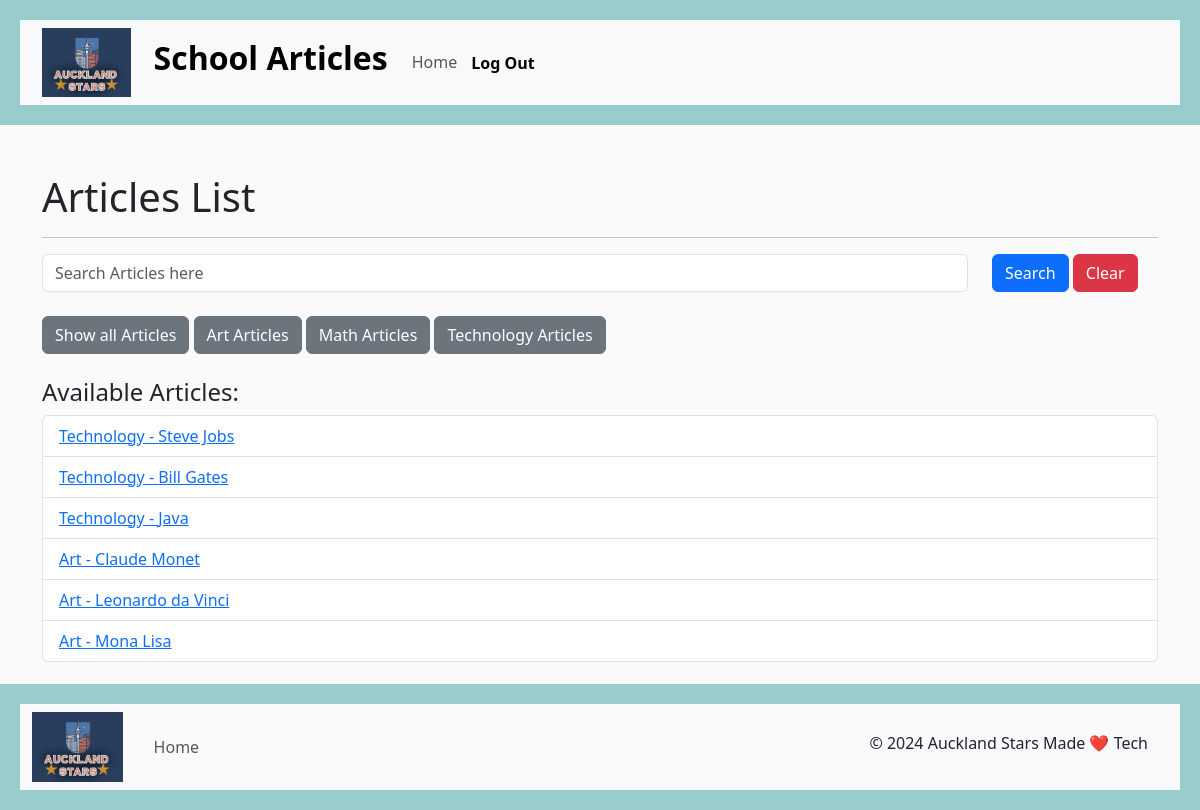
Before: /articles (signed in) with the older database file.
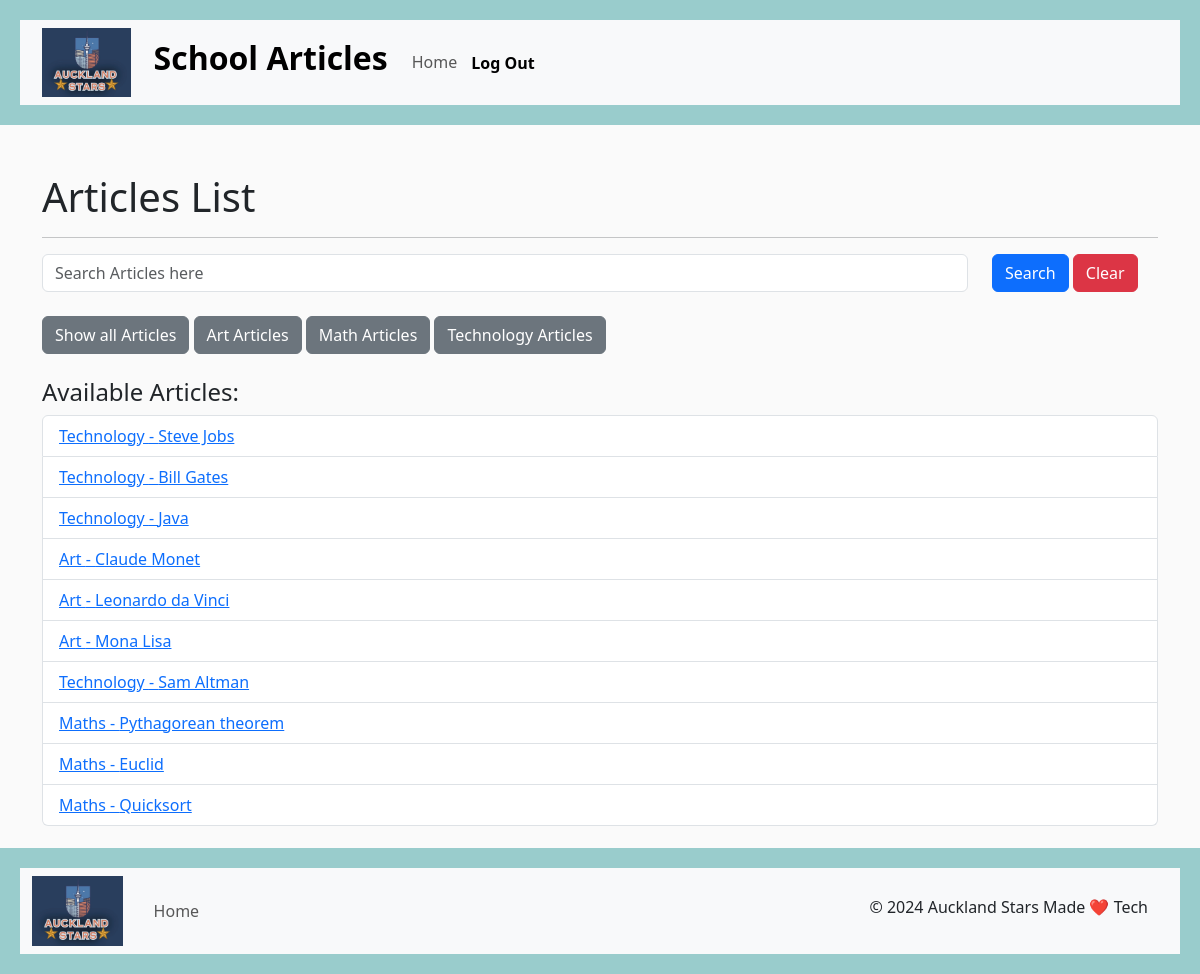
After: the same page with the newer database file.
### Category/models.py (models this page shows, shortened)
class Article(models.Model):
    category = models.ForeignKey(Category, on_delete=models.CASCADE)
    type = models.CharField(max_length=50)
    name = models.CharField(max_length=100, null=True, blank=True)
    born = models.CharField(null=True, blank=True,max_length=50)
    died = models.CharField(null=True, blank=True,max_length=50)
    nationality = models.CharField(max_length=50, null=True, blank=True)
    known_for = models.CharField(max_length=200, null=True, blank=True)
    notable_work = models.CharField(max_length=100, null=True, blank=True)
    about = models.TextField()
    year = models.CharField(null=True, blank=True,max_length=10)
    medium = models.CharField(max_length=50, null=True, blank=True)
    dimensions = models.CharField(max_length=50, null=True, blank=True)
    location = models.CharField(max_length=50, null=True, blank=True)
    designed_by = models.CharField(max_length=50, null=True, blank=True)
    developer = models.CharField(max_length=50, null=True, blank=True)

class Category(models.Model):
    name = models.CharField(max_length=50)

### Category/views.py (the view)
# urls.py: path('articles', views.ArticleListView.as_view(), name='articles'),
class ArticleListView(LoginRequiredMixin, ListView):
    model = Article
    template_name = 'Category/articles/articles.html'
    login_url = 'accounts/login/'
    def get_queryset(self):
        queryset = super().get_queryset()
        query = self.request.GET.get('q')
        category = self.request.GET.get('category', 'all')
        if query:
            queryset = queryset.filter(name__icontains=query)
        if category and category != 'all':
            queryset = queryset.filter(category__name__iexact=category)
        return queryset
    def get_context_data(self, **kwargs):
        context = super().get_context_data(**kwargs)
        context['current_category'] = self.request.GET.get('category', 'all')
        return context

### Category/templatetags/custom_tags.py (called while the page is built)
@register.filter(name='has_group')
def has_group(user, group_name):
    return user.groups.filter(name=group_name).exists()

### Category/templates/Category/articles/articles.html (shortened to what this page needs)
{% extends "base.html" %}
{% block content %}
    <h1>Articles List</h1>
    {% load custom_tags %}
<hr>
<form method="get" action="{% url 'articles' %}">
    <div class="row">
        <div class="col-10">
            <input class="form-control" type="text" id="articlesearch" name="q" placeholder="Search Articles here" value="{{ request.GET.q }}">
        </div>
        <div class="col-2">
            <button class="btn btn-primary" type="submit">Search</button>
            <button class="btn btn-danger" onclick="document.getElementById('articlesearch').value = ''" >Clear</button>
        </div>
    </div>
</form>
<br>
<form method="get" action="{% url 'articles' %}">
    <div id="category-container">
        <button type="submit" class="btn btn-secondary" onclick="document.getElementById('category-input').value = 'all'"> Show all Articles</button>
        <button type="submit" class="btn btn-secondary" onclick="document.getElementById('category-input').value = 'Art'"> Art Articles</button>
        <button type="submit" class="btn btn-secondary" onclick="document.getElementById('category-input').value = 'Maths'"> Math Articles</button>
        <button type="submit" class="btn btn-secondary" onclick="document.getElementById('category-input').value = 'Technology'"> Technology Articles</button>
    </div>
</form>
<br>
<h4>Available Articles:</h4>
<ul class="list-group">
    {% for article in object_list %}
    <li class="list-group-item"><a href="{% url 'articles-details' article.id %}">{{ article.category.name }} - {{ article.name }}</a></li>
    {% empty %}
    <li class="list-group-item">No articles found.</li>
    {% endfor %}
</ul>
{% endblock %}

Changed rows visible on the page:
added Article: category.name "Technology", name "Sam Altman"
added Article: category.name "Maths", name "Pythagorean theorem"
added Article: category.name "Maths", name "Euclid"
added Article: category.name "Maths", name "Quicksort"
